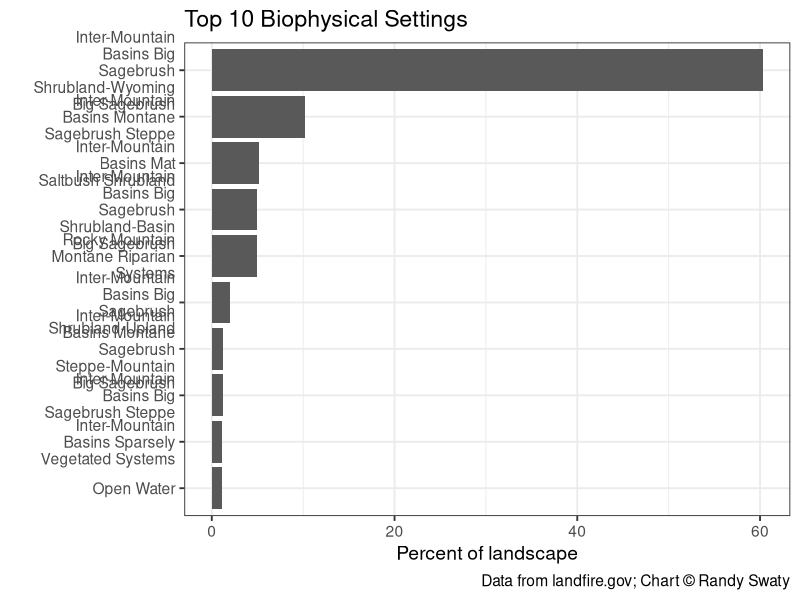

This figure's R source:
## ---- chunk 1
library(tidyverse)
library(scales)
library(stringr)

bps_data <- read.csv("data/bps_aoi_attributes.csv")

bpsname <- bps_data %>%
  group_by(BPS_NAME) %>%
  summarize(ACRES = sum(ACRES),
            REL_PERCENT = sum(REL_PERCENT)) %>%
  arrange(desc(REL_PERCENT)) %>%
  top_n(n = 10, wt = REL_PERCENT)

# plot
bpsChart <- 
  ggplot(data = bpsname, aes(x = BPS_NAME, y = REL_PERCENT)) +
  geom_bar(stat = "identity") +
  labs(
    title = "Top 10 Biophysical Settings",
    caption = "Data from landfire.gov; Chart © Randy Swaty",
    x = "",
    y = "Percent of landscape") +
  scale_x_discrete(limits = rev(bpsname$BPS_NAME),
                   labels = function(x) str_wrap(x, width = 18)) +
  coord_flip() +
  theme_bw(base_size = 14)


bpsChart
